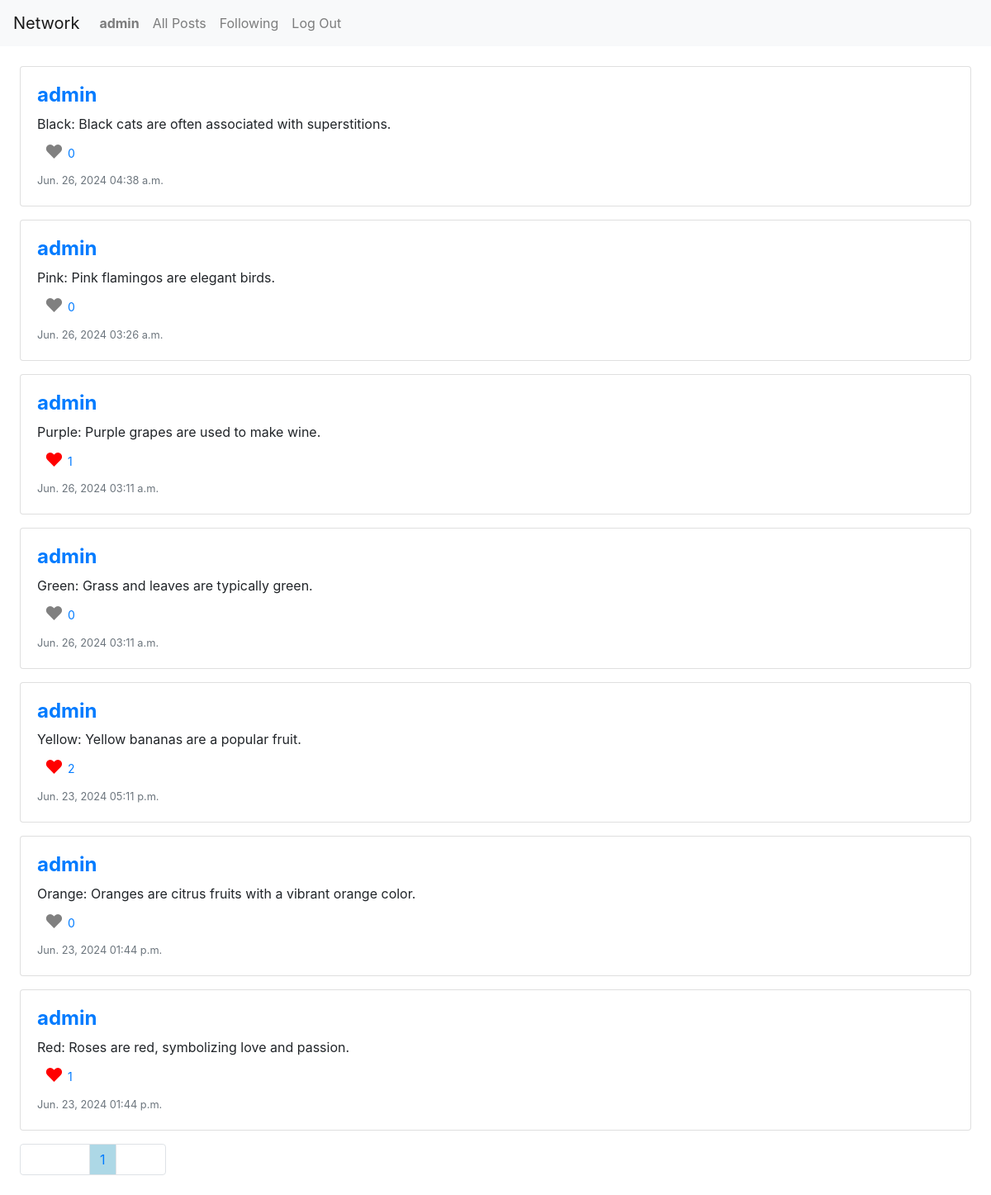
The app's page /following/3 (signed in) with its own data.
### network/models.py (models this page shows, shortened)
class User(AbstractUser):
    pass

class Post(models.Model):
    user = models.ForeignKey(User, on_delete=models.CASCADE)
    content = models.TextField()
    created_at = models.DateTimeField(auto_now_add=True)
    def number_of_like(self):
        total_like = 0
        for like in self.likes.all():
            total_like += 1
        return total_like
    def user_like(self, user_id):
        for like in self.likes.all():
            if like.user.id == user_id:
                return True
        return False

class Like(models.Model):
    user = models.ForeignKey(User, on_delete=models.CASCADE)
    post = models.ForeignKey(Post, related_name="likes", on_delete=models.CASCADE)

### network/views.py (the view)
# urls.py: path("following/<int:user_id>", views.following, name="following"),
@login_required(login_url ="/login")
def following(request, user_id):
    try:
        user = User.objects.get(id=user_id)
        following_users_posts = Post.objects.none()
        followers = Follower.objects.filter(user=user)
        for f in followers:
            posts = Post.objects.filter(user=f.followed_user)
            if posts:
                following_users_posts = following_users_posts.union(posts)
        following_users_posts = following_users_posts.order_by('-created_at')
        for post in following_users_posts:
            post.is_liked = post.user_like(user_id)
            post.user_id = post.user.id
            post.username = post.user.username
            post.number_like = post.number_of_like
        posts_dict = [post.__dict__ for post in following_users_posts]
        paginator = Paginator(posts_dict, 10) # Show 10 post per page.
        page_number = request.GET.get('page')
        page_obj = paginator.get_page(page_number)
        return render(request, "network/following.html", {"page_obj": page_obj})
    except User.DoesNotExist:
        return HttpResponseRedirect(reverse("error"))

### network/templates/network/following.html (shortened to what this page needs)
{% extends "network/layout.html" %}
{% load static %}
{% block body %}
<div class="m-4">
    {% for element in page_obj %}
    <div class="card mt-3">
        <div class="card-body">
            <div class="row">
                <div class="col-sm-12">
                    <h4><a href="{% url 'profile' element.user_id%}"><strong>{{element.username}}</strong></a></h4>
                </div>
                <div class="col-sm-12">{{element.content}}</div>
                <div class="like-number col-sm-12">
                    <button class="btn btn-sm btn-link" data-id="{{element.id}}">
                        {% if element.is_liked %}
                        <span class="heart-like" style="font-size: 1.6em; color: red">&#9829;</span>
                        {% else %}
                        <span class="heart-like" style="font-size: 1.6em; color: gray">&#9829;</span>
                        {% endif %}
                        <span class="number-like"
                            style="position: absolute; padding: 8px 5px;">{{element.number_like}}</span>
                    </button>
                </div>
                <div class="col-sm-12"><small class="text-muted">{{element.created_at|date:"M. d, Y h:i a"}}</small>
                </div>
            </div>
        </div>
    </div>
    {% empty %}
    <div class="card mt-3">
        <div class="card-body">
            <h4>Empty</h4>
        </div>
    </div>
    {% endfor %}
    <nav class="mt-3">
        <ul class="pagination">
            {% if page_obj.has_previous %}
            <li class="page-item"><a class="page-link" href="?page={{ page_obj.previous_page_number }}">Previous</a>
            </li>
            {% else %}
            <li class="page-item" style="width: 85px"><span class="page-link h-100"></span></li>
            {% endif %}
            {% for i in ''|ljust:page_obj.paginator.num_pages %}
            {% if page_obj.number == forloop.counter%}
            <li class="page-item"><a class="page-link" style="background-color: lightblue;"
                    href="?page={{ forloop.counter }}">{{forloop.counter}}</a></li>
            {% else %}
            <li class="page-item"><a class="page-link" href="?page={{ forloop.counter }}">{{forloop.counter}}</a></li>
            {% endif %}
            {% endfor %}
            {% if page_obj.has_next %}
            <li class="page-item"><a class="page-link" href="?page={{ page_obj.next_page_number }}">Next</a></li>
            {% else %}
            <li class="page-item" style="width: 60px;"><span class="page-link h-100"></span></li>
            {% endif %}
        </ul>
    </nav>
</div>
{% endblock %}

### network/templates/network/layout.html (shortened to what this page needs)
{% load static %}
<!DOCTYPE html>
<html lang="en">
    <head>
        <link rel="stylesheet" href="https://stackpath.bootstrapcdn.com/bootstrap/4.4.1/css/bootstrap.min.css">
        <link href="{% static 'network/styles.css' %}" rel="stylesheet">
    </head>
    <body>
        <nav class="navbar navbar-expand-lg navbar-light bg-light">
            <a class="navbar-brand" href="#">Network</a>
            <div>
              <ul class="navbar-nav mr-auto">
                {% if user.is_authenticated %}
                    <li class="nav-item">
                        <a class="nav-link" href="{% url 'profile' user.id%}"><strong>{{ user.username }}</strong></a>
                    </li>
                {% endif %}
                <li class="nav-item">
                  <a class="nav-link" href="{% url 'index' %}">All Posts</a>
                </li>
                {% if user.is_authenticated %}
                    <li class="nav-item">
                        <a class="nav-link" href="{% url 'following' user.id%}">Following</a>
                    </li>
                    <li class="nav-item">
                        <a class="nav-link" href="{% url 'logout' %}">Log Out</a>
                    </li>
                {% endif %}
              </ul>
            </div>
          </nav>
        <div class="body">
            {% block body %}
            {% endblock %}
        </div>
    </body>
</html>

### records on screen
User: username "admin"
Post: username "admin", content "Black: Black cats are often associated with superstitions.", number_like "0", created_at "Jun. 26, 2024 04:38 a.m."
Post: username "admin", content "Pink: Pink flamingos are elegant birds.", number_like "0", created_at "Jun. 26, 2024 03:26 a.m."
Post: username "admin", content "Purple: Purple grapes are used to make wine.", number_like "1", created_at "Jun. 26, 2024 03:11 a.m."
Post: username "admin", content "Green: Grass and leaves are typically green.", number_like "0", created_at "Jun. 26, 2024 03:11 a.m."
Post: username "admin", content "Yellow: Yellow bananas are a popular fruit.", number_like "2", created_at "Jun. 23, 2024 05:11 p.m."
Post: username "admin", content "Orange: Oranges are citrus fruits with a vibrant orange color.", number_like "0", created_at "Jun. 23, 2024 01:44 p.m."
Post: username "admin", content "Red: Roses are red, symbolizing love and passion.", number_like "1", created_at "Jun. 23, 2024 01:44 p.m."
